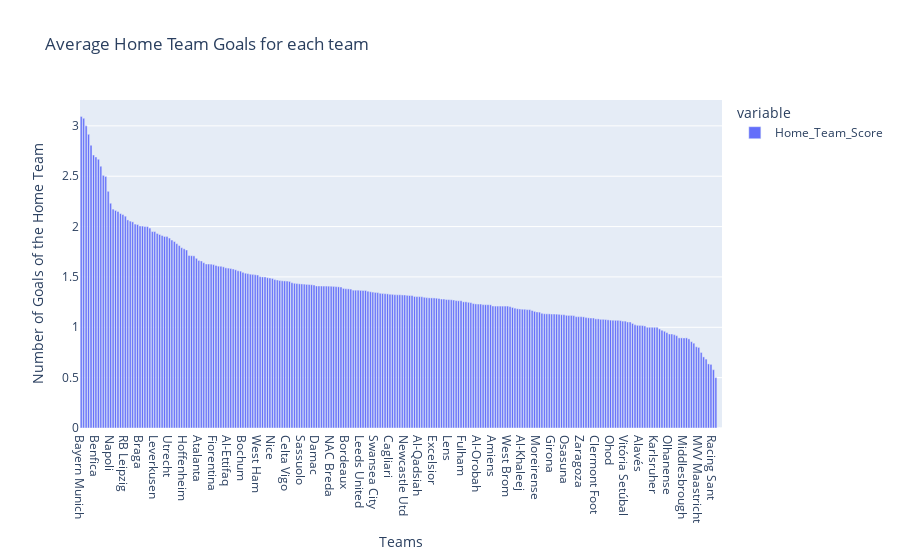

The notebook cell this image was saved under:
### Code cell
fig = px.bar(df.groupby('Home').Home_Team_Score.mean(), title="Average Home Team Goals for each team")
fig.update_layout(
    xaxis_title="Teams",
    yaxis_title="Number of Goals of the Home Team",
    barmode='stack', xaxis={'categoryorder':'total descending'}
    )
fig.show()

### Figure 1 — Plotly figure (JSON) as saved in the notebook; plotly's stock layout.template omitted (floating-point values rounded to 4 significant figures; data arrays with more than 128 entries replaced by an {"elided": "..."} marker saying what was removed)
{"data": [{"alignmentgroup": "True", "hovertemplate": "variable=Home_Team_Score<br>Home=%{x}<br>value=%{y}<extra></extra>", "legendgroup": "Home_Team_Score", "marker": {"color": "#636efa", "pattern": {"shape": ""}}, "name": "Home_Team_Score", "offsetgroup": "Home_Team_Score", "orientation": "v", "showlegend": true, "textposition": "auto", "type": "bar", "x": {"elided": "262 str values"}, "xaxis": "x", "y": {"elided": "262 float values"}, "yaxis": "y"}], "layout": {"barmode": "stack", "legend": {"title": {"text": "variable"}, "tracegroupgap": 0}, "title": {"text": "Average Home Team Goals for each team"}, "xaxis": {"anchor": "y", "categoryorder": "total descending", "domain": [0, 1], "title": {"text": "Teams"}}, "yaxis": {"anchor": "x", "domain": [0, 1], "title": {"text": "Number of Goals of the Home Team"}}}}
